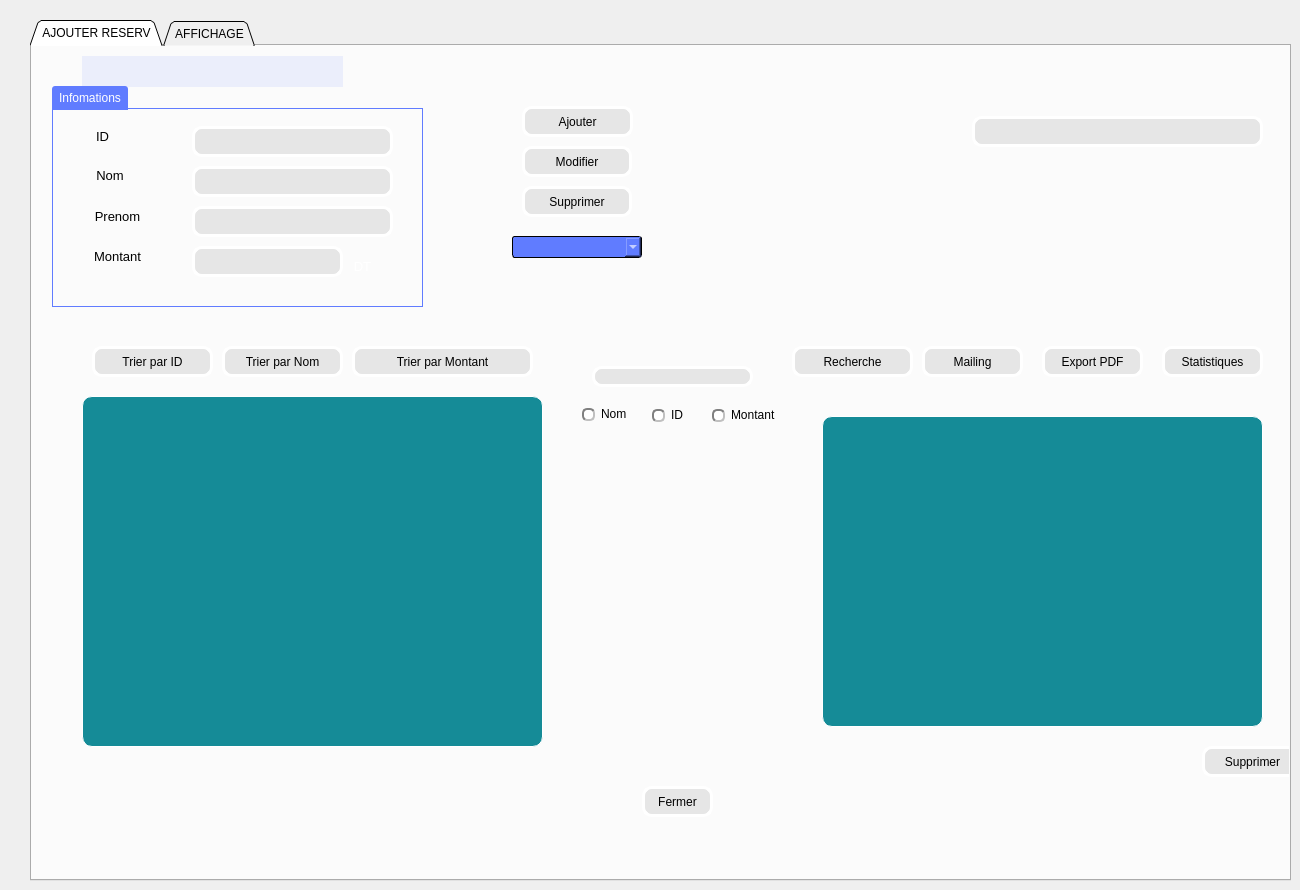
    <widget class="QWidget" name="tab_10">
     <attribute name="title">
      <string>Gestion Reservations</string>
     </attribute>
     <widget class="QTabWidget" name="tabWidget_2">
      <property name="geometry">
       <rect>
        <x>30</x>
        <y>20</y>
        <width>1261</width>
        <height>861</height>
       </rect>
      </property>
      <property name="styleSheet">
       <string notr="true">font: 10pt &quot;MS Shell Dlg 2&quot;;</string>
      </property>
      <property name="tabShape">
       <enum>QTabWidget::Triangular</enum>
      </property>
      <property name="currentIndex">
       <number>0</number>
      </property>
      <property name="tabsClosable">
       <bool>false</bool>
      </property>
      <widget class="QWidget" name="tab_11">
       <attribute name="title">
        <string>AJOUTER RESERV</string>
       </attribute>
       <widget class="QPushButton" name="pushButton_SupprimerS">
        <property name="geometry">
         <rect>
          <x>1170</x>
          <y>700</y>
          <width>101</width>
          <height>31</height>
         </rect>
        </property>
        <property name="font">
         <font>
          <family>MS Shell Dlg 2</family>
          <pointsize>-1</pointsize>
          <weight>50</weight>
          <italic>false</italic>
          <bold>false</bold>
         </font>
        </property>
        <property name="styleSheet">
         <string notr="true">color: #b1b1b1;
color: rgb(0, 0, 0);
background-color: rgb(230, 230, 230);

 

    border-width: 3px;

    border-color: #ffffff;


    border-style: solid;

    border-radius: 10;



    padding: 3px;

    font-size: 12px;

    padding-left: 5px;

    padding-right: 5px;</string>
        </property>
        <property name="text">
         <string>Supprimer</string>
        </property>
       </widget>
       <widget class="QLabel" name="label_db">
        <property name="geometry">
         <rect>
          <x>50</x>
          <y>10</y>
          <width>261</width>
          <height>31</height>
         </rect>
        </property>
        <property name="font">
         <font>
          <family>MS Shell Dlg 2</family>
          <pointsize>10</pointsize>
          <weight>50</weight>
          <italic>false</italic>
          <bold>false</bold>
         </font>
        </property>
        <property name="styleSheet">
         <string notr="true">background-color: rgba(96, 124, 255, 25);
</string>
        </property>
        <property name="text">
         <string/>
        </property>
        <property name="alignment">
         <set>Qt::AlignCenter</set>
        </property>
       </widget>
       <widget class="QPushButton" name="pB_ExPDF">
        <property name="geometry">
         <rect>
          <x>1010</x>
          <y>300</y>
          <width>101</width>
          <height>31</height>
         </rect>
        </property>
        <property name="font">
         <font>
          <family>MS Shell Dlg 2</family>
          <pointsize>-1</pointsize>
          <weight>50</weight>
          <italic>false</italic>
          <bold>false</bold>
         </font>
        </property>
        <property name="styleSheet">
         <string notr="true">color: #b1b1b1;
color: rgb(0, 0, 0);
background-color: rgb(230, 230, 230);

 

    border-width: 3px;

    border-color: #ffffff;


    border-style: solid;

    border-radius: 10;



    padding: 3px;

    font-size: 12px;

    padding-left: 5px;

    padding-right: 5px;</string>
        </property>
        <property name="text">
         <string>Export PDF</string>
        </property>
       </widget>
       <widget class="QPushButton" name="pB_Recherche">
        <property name="geometry">
         <rect>
          <x>760</x>
          <y>300</y>
          <width>121</width>
          <height>31</height>
         </rect>
        </property>
        <property name="font">
         <font>
          <family>MS Shell Dlg 2</family>
          <pointsize>-1</pointsize>
          <weight>50</weight>
          <italic>false</italic>
          <bold>false</bold>
         </font>
        </property>
        <property name="styleSheet">
         <string notr="true">color: #b1b1b1;
color: rgb(0, 0, 0);
background-color: rgb(230, 230, 230);

 

    border-width: 3px;

    border-color: #ffffff;


    border-style: solid;

    border-radius: 10;



    padding: 3px;

    font-size: 12px;

    padding-left: 5px;

    padding-right: 5px;</string>
        </property>
        <property name="text">
         <string>Recherche</string>
        </property>
       </widget>
       <widget class="QPushButton" name="pB_TirerParType">
        <property name="geometry">
         <rect>
          <x>190</x>
          <y>300</y>
          <width>121</width>
          <height>31</height>
         </rect>
        </property>
        <property name="font">
         <font>
          <family>MS Shell Dlg 2</family>
          <pointsize>-1</pointsize>
          <weight>50</weight>
          <italic>false</italic>
          <bold>false</bold>
         </font>
        </property>
        <property name="styleSheet">
         <string notr="true">color: #b1b1b1;
color: rgb(0, 0, 0);
background-color: rgb(230, 230, 230);

 

    border-width: 3px;

    border-color: #ffffff;


    border-style: solid;

    border-radius: 10;



    padding: 3px;

    font-size: 12px;

    padding-left: 5px;

    padding-right: 5px;</string>
        </property>
        <property name="text">
         <string>Trier par Nom</string>
        </property>
       </widget>
       <widget class="QRadioButton" name="rB_ID">
        <property name="geometry">
         <rect>
          <x>620</x>
          <y>360</y>
          <width>41</width>
          <height>18</height>
         </rect>
        </property>
        <property name="styleSheet">
         <string notr="true">QRadioButton::indicator::unchecked{ 
	border: 2px inset gray; 
	border-radius: 5px; 
	background-color:  #fff;
	width: 9px; 
	height: 9px; 
}
QRadioButton::indicator::unchecked:hover{ 
	border: 2px solid #607cff; 
	border-radius: 5px; 
	background-color:  #fff;
	width: 9px; 
	height: 9px;
}
QRadioButton::indicator::checked{ 
	border: 2px inset darkgray; 
	border-radius: 5px; 
	background-color: #4969ff; 
	width: 9px; 
	height: 9px; 
}
QRadioButton::disabled{
	color: #656565;
}
QRadioButton::indicator:disabled{
	background-color: #656565;
	color: #656565;
  	border: 2px solid #656565;
}</string>
        </property>
        <property name="text">
         <string>ID</string>
        </property>
       </widget>
       <widget class="QTableView" name="tab_res">
        <property name="geometry">
         <rect>
          <x>50</x>
          <y>350</y>
          <width>461</width>
          <height>351</height>
         </rect>
        </property>
        <property name="styleSheet">
         <string notr="true">background-color: rgb(21, 139, 151);
color: #b1b1b1;
color: rgb(0, 0, 0);


 

    border-width: 1px;

    border-color: #ffffff;

    border-style: solid;

    border-radius: 10;



    padding: 3px;

    font-size: 12px;

    padding-left: 5px;

    padding-right: 5px;</string>
        </property>
        <property name="sizeAdjustPolicy">
         <enum>QAbstractScrollArea::AdjustToContentsOnFirstShow</enum>
        </property>
        <property name="showGrid">
         <bool>true</bool>
        </property>
        <property name="gridStyle">
         <enum>Qt::SolidLine</enum>
        </property>
        <property name="sortingEnabled">
         <bool>false</bool>
        </property>
        <property name="wordWrap">
         <bool>false</bool>
        </property>
        <property name="cornerButtonEnabled">
         <bool>false</bool>
        </property>
       </widget>
       <widget class="QPushButton" name="pB_Supprimer">
        <property name="geometry">
         <rect>
          <x>490</x>
          <y>140</y>
          <width>110</width>
          <height>31</height>
         </rect>
        </property>
        <property name="font">
         <font>
          <family>MS Shell Dlg 2</family>
          <pointsize>-1</pointsize>
          <weight>50</weight>
          <italic>false</italic>
          <bold>false</bold>
         </font>
        </property>
        <property name="styleSheet">
         <string notr="true">color: #b1b1b1;
color: rgb(0, 0, 0);
background-color: rgb(230, 230, 230);

 

    border-width: 3px;

    border-color: #ffffff;


    border-style: solid;

    border-radius: 10;



    padding: 3px;

    font-size: 12px;

    padding-left: 5px;

    padding-right: 5px;</string>
        </property>
        <property name="text">
         <string>Supprimer</string>
        </property>
       </widget>
       <widget class="QRadioButton" name="rB_Mont">
        <property name="geometry">
         <rect>
          <x>680</x>
          <y>360</y>
          <width>81</width>
          <height>18</height>
         </rect>
        </property>
        <property name="styleSheet">
         <string notr="true">QRadioButton::indicator::unchecked{ 
	border: 2px inset gray; 
	border-radius: 5px; 
	background-color:  #fff;
	width: 9px; 
	height: 9px; 
}
QRadioButton::indicator::unchecked:hover{ 
	border: 2px solid #607cff; 
	border-radius: 5px; 
	background-color:  #fff;
	width: 9px; 
	height: 9px;
}
QRadioButton::indicator::checked{ 
	border: 2px inset darkgray; 
	border-radius: 5px; 
	background-color: #4969ff; 
	width: 9px; 
	height: 9px; 
}
QRadioButton::disabled{
	color: #656565;
}
QRadioButton::indicator:disabled{
	background-color: #656565;
	color: #656565;
  	border: 2px solid #656565;
}</string>
        </property>
        <property name="text">
         <string>Montant</string>
        </property>
       </widget>
       <widget class="QPushButton" name="pB_TirerParMontant">
        <property name="geometry">
         <rect>
          <x>320</x>
          <y>300</y>
          <width>181</width>
          <height>31</height>
         </rect>
        </property>
        <property name="font">
         <font>
          <family>MS Shell Dlg 2</family>
          <pointsize>-1</pointsize>
          <weight>50</weight>
          <italic>false</italic>
          <bold>false</bold>
         </font>
        </property>
        <property name="styleSheet">
         <string notr="true">color: #b1b1b1;
color: rgb(0, 0, 0);
background-color: rgb(230, 230, 230);

 

    border-width: 3px;

    border-color: #ffffff;


    border-style: solid;

    border-radius: 10;



    padding: 3px;

    font-size: 12px;

    padding-left: 5px;

    padding-right: 5px;</string>
        </property>
        <property name="text">
         <string>Trier par Montant</string>
        </property>
       </widget>
       <widget class="QPushButton" name="pB_Ajouter">
        <property name="geometry">
         <rect>
          <x>490</x>
          <y>60</y>
          <width>111</width>
          <height>31</height>
         </rect>
        </property>
        <property name="font">
         <font>
          <family>MS Shell Dlg 2</family>
          <pointsize>-1</pointsize>
          <weight>50</weight>
          <italic>false</italic>
          <bold>false</bold>
         </font>
        </property>
        <property name="styleSheet">
         <string notr="true">color: #b1b1b1;
color: rgb(0, 0, 0);
background-color: rgb(230, 230, 230);

 

    border-width: 3px;

    border-color: #ffffff;


    border-style: solid;

    border-radius: 10;



    padding: 3px;

    font-size: 12px;

    padding-left: 5px;

    padding-right: 5px;</string>
        </property>
        <property name="text">
         <string>Ajouter</string>
        </property>
       </widget>
       <widget class="QLabel" name="label_Info">
        <property name="geometry">
         <rect>
          <x>940</x>
          <y>70</y>
          <width>291</width>
          <height>31</height>
         </rect>
        </property>
        <property name="font">
         <font>
          <family>MS Shell Dlg 2</family>
          <pointsize>-1</pointsize>
          <weight>50</weight>
          <italic>false</italic>
          <bold>false</bold>
         </font>
        </property>
        <property name="styleSheet">
         <string notr="true">color: #b1b1b1;
color: rgb(0, 0, 0);
background-color: rgb(230, 230, 230);

 

    border-width: 3px;

    border-color: #ffffff;


    border-style: solid;

    border-radius: 10;



    padding: 3px;

    font-size: 12px;

    padding-left: 5px;

    padding-right: 5px;</string>
        </property>
        <property name="text">
         <string/>
        </property>
        <property name="alignment">
         <set>Qt::AlignCenter</set>
        </property>
       </widget>
       <widget class="QLineEdit" name="lineEdit_IDRecherche">
        <property name="geometry">
         <rect>
          <x>560</x>
          <y>320</y>
          <width>161</width>
          <height>21</height>
         </rect>
        </property>
        <property name="styleSheet">
         <string notr="true">color: #b1b1b1;
color: rgb(0, 0, 0);
background-color: rgb(230, 230, 230);

 

    border-width: 3px;

    border-color: #ffffff;


    border-style: solid;

    border-radius: 10;



    padding: 3px;

    font-size: 12px;

    padding-left: 5px;

    padding-right: 5px;</string>
        </property>
       </widget>
       <widget class="QPushButton" name="pB_Stats">
        <property name="geometry">
         <rect>
          <x>1130</x>
          <y>300</y>
          <width>101</width>
          <height>31</height>
         </rect>
        </property>
        <property name="font">
         <font>
          <family>MS Shell Dlg 2</family>
          <pointsize>-1</pointsize>
          <weight>50</weight>
          <italic>false</italic>
          <bold>false</bold>
         </font>
        </property>
        <property name="styleSheet">
         <string notr="true">color: #b1b1b1;
color: rgb(0, 0, 0);
background-color: rgb(230, 230, 230);

 

    border-width: 3px;

    border-color: #ffffff;


    border-style: solid;

    border-radius: 10;



    padding: 3px;

    font-size: 12px;

    padding-left: 5px;

    padding-right: 5px;</string>
        </property>
        <property name="text">
         <string>Statistiques</string>
        </property>
       </widget>
       <widget class="QPushButton" name="pB_Mailing">
        <property name="geometry">
         <rect>
          <x>890</x>
          <y>300</y>
          <width>101</width>
          <height>31</height>
         </rect>
        </property>
        <property name="font">
         <font>
          <family>MS Shell Dlg 2</family>
          <pointsize>-1</pointsize>
          <weight>50</weight>
          <italic>false</italic>
          <bold>false</bold>
         </font>
        </property>
        <property name="styleSheet">
         <string notr="true">color: #b1b1b1;
color: rgb(0, 0, 0);
background-color: rgb(230, 230, 230);

 

    border-width: 3px;

    border-color: #ffffff;


    border-style: solid;

    border-radius: 10;



    padding: 3px;

    font-size: 12px;

    padding-left: 5px;

    padding-right: 5px;</string>
        </property>
        <property name="text">
         <string>Mailing</string>
        </property>
       </widget>
       <widget class="QTextBrowser" name="textBrowser_res">
        <property name="geometry">
         <rect>
          <x>790</x>
          <y>370</y>
          <width>441</width>
          <height>311</height>
         </rect>
        </property>
        <property name="styleSheet">
         <string notr="true">background-color: rgb(21, 139, 151);
color: #b1b1b1;
color: rgb(0, 0, 0);


 

    border-width: 1px;

    border-color: #ffffff;

    border-style: solid;

    border-radius: 10;



    padding: 3px;

    font-size: 12px;

    padding-left: 5px;

    padding-right: 5px;</string>
        </property>
       </widget>
       <widget class="QRadioButton" name="rB_Nom">
        <property name="geometry">
         <rect>
          <x>550</x>
          <y>360</y>
          <width>61</width>
          <height>16</height>
         </rect>
        </property>
        <property name="styleSheet">
         <string notr="true">QRadioButton::indicator::unchecked{ 
	border: 2px inset gray; 
	border-radius: 5px; 
	background-color:  #fff;
	width: 9px; 
	height: 9px; 
}
QRadioButton::indicator::unchecked:hover{ 
	border: 2px solid #607cff; 
	border-radius: 5px; 
	background-color:  #fff;
	width: 9px; 
	height: 9px;
}
QRadioButton::indicator::checked{ 
	border: 2px inset darkgray; 
	border-radius: 5px; 
	background-color: #4969ff; 
	width: 9px; 
	height: 9px; 
}
QRadioButton::disabled{
	color: #656565;
}
QRadioButton::indicator:disabled{
	background-color: #656565;
	color: #656565;
  	border: 2px solid #656565;
}</string>
        </property>
        <property name="text">
         <string>Nom</string>
        </property>
       </widget>
       <widget class="QPushButton" name="pushButton_Fermer">
        <property name="geometry">
         <rect>
          <x>610</x>
          <y>740</y>
          <width>71</width>
          <height>31</height>
         </rect>
        </property>
        <property name="font">
         <font>
          <family>MS Shell Dlg 2</family>
          <pointsize>-1</pointsize>
          <weight>50</weight>
          <italic>false</italic>
          <bold>false</bold>
         </font>
        </property>
        <property name="styleSheet">
         <string notr="true">color: #b1b1b1;
color: rgb(0, 0, 0);
background-color: rgb(230, 230, 230);

 

    border-width: 3px;

    border-color: #ffffff;


    border-style: solid;

    border-radius: 10;



    padding: 3px;

    font-size: 12px;

    padding-left: 5px;

    padding-right: 5px;</string>
        </property>
        <property name="text">
         <string>Fermer</string>
        </property>
       </widget>
       <widget class="QPushButton" name="pB_TirerParID">
        <property name="geometry">
         <rect>
          <x>60</x>
          <y>300</y>
          <width>121</width>
          <height>31</height>
         </rect>
        </property>
        <property name="font">
         <font>
          <family>MS Shell Dlg 2</family>
          <pointsize>-1</pointsize>
          <weight>50</weight>
          <italic>false</italic>
          <bold>false</bold>
         </font>
        </property>
        <property name="styleSheet">
         <string notr="true">color: #b1b1b1;
color: rgb(0, 0, 0);
background-color: rgb(230, 230, 230);

 

    border-width: 3px;

    border-color: #ffffff;


    border-style: solid;

    border-radius: 10;



    padding: 3px;

    font-size: 12px;

    padding-left: 5px;

    padding-right: 5px;</string>
        </property>
        <property name="text">
         <string>Trier par ID</string>
        </property>
       </widget>
       <widget class="QPushButton" name="pB_Modifier">
        <property name="geometry">
         <rect>
          <x>490</x>
          <y>100</y>
          <width>110</width>
          <height>31</height>
         </rect>
        </property>
        <property name="font">
         <font>
          <family>MS Shell Dlg 2</family>
          <pointsize>-1</pointsize>
          <weight>50</weight>
          <italic>false</italic>
          <bold>false</bold>
         </font>
        </property>
        <property name="styleSheet">
         <string notr="true">color: #b1b1b1;
color: rgb(0, 0, 0);
background-color: rgb(230, 230, 230);

 

    border-width: 3px;

    border-color: #ffffff;


    border-style: solid;

    border-radius: 10;



    padding: 3px;

    font-size: 12px;

    padding-left: 5px;

    padding-right: 5px;</string>
        </property>
        <property name="text">
         <string>Modifier</string>
        </property>
       </widget>
       <widget class="QGroupBox" name="gB_infopersonnel">
        <property name="geometry">
         <rect>
          <x>20</x>
          <y>40</y>
          <width>371</width>
          <height>221</height>
         </rect>
        </property>
        <property name="styleSheet">
         <string notr="true">QGroupBox {
	font: 75 8pt &quot;MS Shell Dlg 2&quot;;
	color: rgb(255, 255, 255);
    border: 1px solid;
    border-color: #607cff;
    margin-top: 22px;
}
QGroupBox::title  {
    background-color: #607cff;
    color: #ffffff;
    subcontrol-origin: margin;
    subcontrol-position: top left;
    padding: 5px;
    border-top-left-radius: 3px;
    border-top-right-radius: 3px;
}
QGroupBox::title::disabled{
   background-color: #404040;
   color: #656565;
    subcontrol-origin: margin;
    subcontrol-position: top left;
    padding: 5px;
    border-top-left-radius: 3px;
    border-top-right-radius: 3px;
}</string>
        </property>
        <property name="title">
         <string>Infomations</string>
        </property>
        <widget class="QLineEdit" name="lineEdit_Prenom">
         <property name="geometry">
          <rect>
           <x>140</x>
           <y>120</y>
           <width>201</width>
           <height>31</height>
          </rect>
         </property>
         <property name="styleSheet">
          <string notr="true">color: #b1b1b1;
color: rgb(0, 0, 0);
background-color: rgb(230, 230, 230);

 

    border-width: 3px;

    border-color: #ffffff;


    border-style: solid;

    border-radius: 10;



    padding: 3px;

    font-size: 12px;

    padding-left: 5px;

    padding-right: 5px;</string>
         </property>
         <property name="text">
          <string/>
         </property>
         <property name="alignment">
          <set>Qt::AlignLeading|Qt::AlignLeft|Qt::AlignTop</set>
         </property>
         <property name="cursorMoveStyle">
          <enum>Qt::VisualMoveStyle</enum>
         </property>
         <property name="clearButtonEnabled">
          <bool>false</bool>
         </property>
        </widget>
        <widget class="QLineEdit" name="lineEdit_ID">
         <property name="geometry">
          <rect>
           <x>140</x>
           <y>40</y>
           <width>201</width>
           <height>31</height>
          </rect>
         </property>
         <property name="styleSheet">
          <string notr="true">color: #b1b1b1;
color: rgb(0, 0, 0);
background-color: rgb(230, 230, 230);

 

    border-width: 3px;

    border-color: #ffffff;


    border-style: solid;

    border-radius: 10;



    padding: 3px;

    font-size: 12px;

    padding-left: 5px;

    padding-right: 5px;</string>
         </property>
        </widget>
        <widget class="QLabel" name="label_ID_3">
         <property name="geometry">
          <rect>
           <x>10</x>
           <y>40</y>
           <width>81</width>
           <height>21</height>
          </rect>
         </property>
         <property name="font">
          <font>
           <family>MS Shell Dlg 2</family>
           <pointsize>10</pointsize>
           <weight>50</weight>
           <italic>false</italic>
           <bold>false</bold>
          </font>
         </property>
         <property name="styleSheet">
          <string notr="true"/>
         </property>
         <property name="text">
          <string>ID</string>
         </property>
         <property name="alignment">
          <set>Qt::AlignCenter</set>
         </property>
        </widget>
        <widget class="QLabel" name="label_Nom_3">
         <property name="geometry">
          <rect>
           <x>40</x>
           <y>80</y>
           <width>36</width>
           <height>19</height>
          </rect>
         </property>
         <property name="font">
          <font>
           <family>MS Shell Dlg 2</family>
           <pointsize>10</pointsize>
           <weight>50</weight>
           <italic>false</italic>
           <bold>false</bold>
          </font>
         </property>
         <property name="styleSheet">
          <string notr="true"/>
         </property>
         <property name="text">
          <string>Nom</string>
         </property>
         <property name="alignment">
          <set>Qt::AlignCenter</set>
         </property>
        </widget>
        <widget class="QLineEdit" name="lineEdit_Nom">
         <property name="geometry">
          <rect>
           <x>140</x>
           <y>80</y>
           <width>201</width>
           <height>31</height>
          </rect>
         </property>
         <property name="styleSheet">
          <string notr="true">color: #b1b1b1;
color: rgb(0, 0, 0);
background-color: rgb(230, 230, 230);

 

    border-width: 3px;

    border-color: #ffffff;


    border-style: solid;

    border-radius: 10;



    padding: 3px;

    font-size: 12px;

    padding-left: 5px;

    padding-right: 5px;</string>
         </property>
        </widget>
        <widget class="QLabel" name="label_Type_7">
         <property name="geometry">
          <rect>
           <x>20</x>
           <y>120</y>
           <width>91</width>
           <height>21</height>
          </rect>
         </property>
         <property name="font">
          <font>
           <family>MS Shell Dlg 2</family>
           <pointsize>10</pointsize>
           <weight>50</weight>
           <italic>false</italic>
           <bold>false</bold>
          </font>
         </property>
         <property name="styleSheet">
          <string notr="true"/>
         </property>
         <property name="text">
          <string>Prenom</string>
         </property>
         <property name="alignment">
          <set>Qt::AlignCenter</set>
         </property>
        </widget>
        <widget class="QLineEdit" name="lineEdit_Mont">
         <property name="geometry">
          <rect>
           <x>140</x>
           <y>160</y>
           <width>151</width>
           <height>31</height>
          </rect>
         </property>
         <property name="styleSheet">
          <string notr="true">color: #b1b1b1;
color: rgb(0, 0, 0);
background-color: rgb(230, 230, 230);

 

    border-width: 3px;

    border-color: #ffffff;


    border-style: solid;

    border-radius: 10;



    padding: 3px;

    font-size: 12px;

    padding-left: 5px;

    padding-right: 5px;</string>
         </property>
         <property name="text">
          <string/>
         </property>
         <property name="alignment">
          <set>Qt::AlignLeading|Qt::AlignLeft|Qt::AlignTop</set>
         </property>
         <property name="cursorMoveStyle">
          <enum>Qt::VisualMoveStyle</enum>
         </property>
         <property name="clearButtonEnabled">
          <bool>false</bool>
         </property>
        </widget>
        <widget class="QLabel" name="label_Type_8">
         <property name="geometry">
          <rect>
           <x>20</x>
           <y>160</y>
           <width>91</width>
           <height>21</height>
          </rect>
         </property>
         <property name="font">
          <font>
           <family>MS Shell Dlg 2</family>
           <pointsize>10</pointsize>
           <weight>50</weight>
           <italic>false</italic>
           <bold>false</bold>
          </font>
         </property>
         <property name="styleSheet">
          <string notr="true"/>
         </property>
         <property name="text">
          <string>Montant</string>
         </property>
         <property name="alignment">
          <set>Qt::AlignCenter</set>
         </property>
        </widget>
        <widget class="QLabel" name="label_Type_9">
         <property name="geometry">
          <rect>
           <x>280</x>
           <y>170</y>
           <width>61</width>
           <height>21</height>
          </rect>
         </property>
         <property name="font">
          <font>
           <family>MS Shell Dlg 2</family>
           <pointsize>10</pointsize>
           <weight>50</weight>
           <italic>false</italic>
           <bold>false</bold>
          </font>
         </property>
         <property name="styleSheet">
          <string notr="true">QLabel{
	background-color: transparent;
	color: #ffffff;
}
QLabel::disabled{
	background-color: transparent;
	color: #656565;
}</string>
         </property>
         <property name="text">
          <string>DT</string>
         </property>
         <property name="alignment">
          <set>Qt::AlignCenter</set>
         </property>
        </widget>
       </widget>
       <widget class="QComboBox" name="comboBox_ID">
        <property name="geometry">
         <rect>
          <x>480</x>
          <y>190</y>
          <width>130</width>
          <height>22</height>
         </rect>
        </property>
        <property name="styleSheet">
         <string notr="true">QComboBox{
    background-color: #607cff;
    border: 1px solid;
    border-radius: 3px;
    padding-left: 6px;
    color: #ffffff;
    height: 20px;
}
QComboBox::disabled{
	background-color: #404040;
	color: #656565;
	border-color: #051a39;
}
QComboBox:hover{
    background-color: #8399ff;
}
QComboBox:on{
    background-color: #4969ff;
}
</string>
        </property>
       </widget>
      </widget>
      <widget class="QWidget" name="tab_12">
       <attribute name="title">
        <string>AFFICHAGE</string>
       </attribute>
      </widget>
     </widget>
    </widget>
